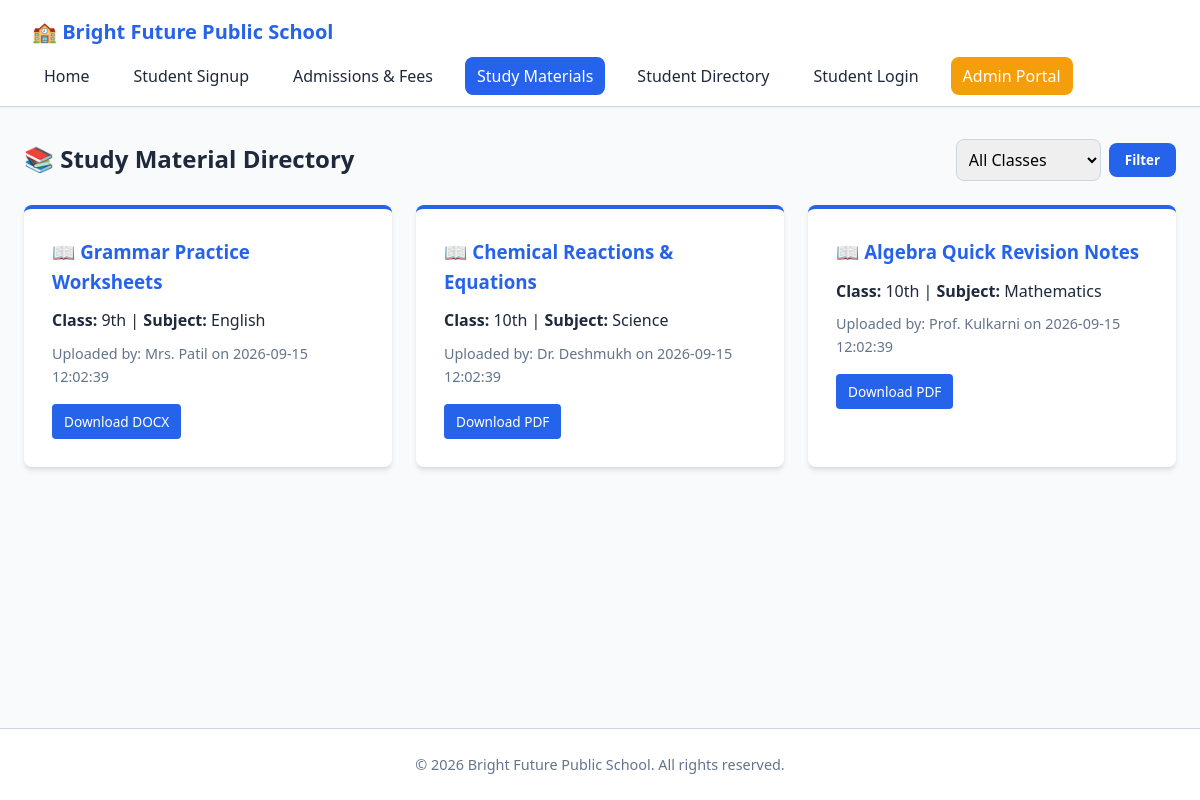
Page /materials.php on the committed database.
### tables this page shows
CREATE TABLE IF NOT EXISTS study_materials (
    id INT AUTO_INCREMENT PRIMARY KEY,
    title VARCHAR(150) NOT NULL,
    class_name VARCHAR(20) NOT NULL,
    subject VARCHAR(50) NOT NULL,
    file_type VARCHAR(50) NOT NULL,
    file_path VARCHAR(255) NOT NULL,
    uploaded_by VARCHAR(100) NOT NULL,
    created_at TIMESTAMP DEFAULT CURRENT_TIMESTAMP
);

### materials.php (the view, shortened to what this page needs)
<?php
require_once 'config.php';
$class_filter = trim($_GET['class_name'] ?? '');
$allowed_classes = ['6th', '7th', '8th', '9th', '10th'];
if (!empty($class_filter) && in_array($class_filter, $allowed_classes, true)) {
    $stmt = mysqli_prepare($conn, "SELECT * FROM study_materials WHERE class_name = ? ORDER BY id DESC");
    mysqli_stmt_bind_param($stmt, "s", $class_filter);
    mysqli_stmt_execute($stmt);
    $result = mysqli_stmt_get_result($stmt);
    mysqli_stmt_close($stmt);
} else {
    $result = mysqli_query($conn, "SELECT * FROM study_materials ORDER BY id DESC");
}
?>
<!DOCTYPE html>
<html lang="en">
<head>
    <link rel="stylesheet" href="style.css">
</head>
<body>
    <header>
        <div class="nav-container">
            <div class="logo">🏫 Bright Future Public School</div>
            <nav>
                <ul>
                    <li><a href="index.php">Home</a></li>
                    <li><a href="register.php">Student Signup</a></li>
                    <li><a href="admission.php">Admissions & Fees</a></li>
                    <li><a href="materials.php" class="active">Study Materials</a></li>
                    <li><a href="search.php">Student Directory</a></li>
                    <li><a href="student_login.php">Student Login</a></li>
                    <li><a href="admin_login.php" style="background: var(--accent-color); color: white;">Admin Portal</a></li>
                </ul>
            </nav>
        </div>
    </header>
    <div class="container">
        <div style="display: flex; justify-content: space-between; align-items: center; margin-bottom: 1.5rem; flex-wrap: wrap; gap: 1rem;">
            <h2>📚 Study Material Directory</h2>
            <form action="materials.php" method="GET" style="display: flex; gap: 0.5rem; align-items: center;">
                <select name="class_name" style="padding: 0.5rem; border-radius: var(--radius); border: 1px solid var(--border-color);">
                    <option value="">All Classes</option>
                </select>
                <button type="submit" class="btn" style="padding: 0.5rem 1rem;">Filter</button>
            </form>
        </div>
        <div class="features-grid">
            <?php if ($result && mysqli_num_rows($result) > 0): ?>
                <?php while($row = mysqli_fetch_assoc($result)): ?>
                    <div class="card">
                        <h3>📖 <?php echo htmlspecialchars($row['title']); ?></h3>
                        <p style="margin-bottom: 0.5rem;"><strong>Class:</strong> <?php echo htmlspecialchars($row['class_name']); ?> | <strong>Subject:</strong> <?php echo htmlspecialchars($row['subject']); ?></p>
                        <p style="color: var(--text-light); font-size: 0.9rem; margin-bottom: 1rem;">Uploaded by: <?php echo htmlspecialchars($row['uploaded_by']); ?> on <?php echo htmlspecialchars($row['created_at']); ?></p>
                        <a href="#" class="btn-sm btn" onclick="alert('Downloading study material document...'); return false;">Download <?php echo htmlspecialchars($row['file_type']); ?></a>
                    </div>
                <?php endwhile; ?>
            <?php else: ?>
                <p style="grid-column: 1 / -1; text-align: center; color: var(--text-light); padding: 3rem;">No study materials found for this selection.</p>
            <?php endif; ?>
        </div>
    </div>
    <footer>
        <p>&copy; <?php echo date('Y'); ?> Bright Future Public School. All rights reserved.</p>
    </footer>
</body>
</html>

### style.css (style rules this page uses)
:root { --primary-color: #2563eb; --primary-dark: #1d4ed8; --accent-color: #f59e0b; --success-color: #10b981; --danger-color: #ef4444; --bg-color: #f8fafc; --card-bg: #ffffff; --text-main: #1e293b; --text-light: #64748b; --border-color: #cbd5e1; --radius: 8px; --shadow: 0 4px 6px -1px rgba(0, 0, 0, 0.1), 0 2px 4px -1px rgba(0, 0, 0, 0.06); }
* { box-sizing: border-box; margin: 0; padding: 0; font-family: 'Segoe UI', Tahoma, Geneva, Verdana, sans-serif; }
body { background-color: var(--bg-color); color: var(--text-main); line-height: 1.6; display: flex; flex-direction: column; min-height: 100vh; }
header { background: #ffffff; border-bottom: 1px solid var(--border-color); box-shadow: 0 1px 3px rgba(0,0,0,0.05); position: sticky; top: 0; z-index: 1000; }
.nav-container { max-width: 1200px; margin: 0 auto; padding: 1rem 2rem; display: flex; justify-content: space-between; align-items: center; flex-wrap: wrap; gap: 1rem; }
.logo { font-size: 1.25rem; font-weight: 700; color: var(--primary-color); display: flex; align-items: center; gap: 0.5rem; }
nav ul { list-style: none; display: flex; gap: 1.25rem; flex-wrap: wrap; align-items: center; }
nav a { text-decoration: none; color: var(--text-main); font-weight: 500; padding: 0.5rem 0.75rem; border-radius: var(--radius); transition: all 0.2s ease; }
nav a:hover, nav a.active { background-color: var(--primary-color); color: #ffffff; }
.container { max-width: 1200px; margin: 2rem auto; padding: 0 1.5rem; flex: 1; width: 100%; }
.features-grid { display: grid; grid-template-columns: repeat(auto-fit, minmax(280px, 1fr)); gap: 1.5rem; margin-bottom: 2.5rem; }
.card { background: var(--card-bg); padding: 1.75rem; border-radius: var(--radius); box-shadow: var(--shadow); border-top: 4px solid var(--primary-color); transition: transform 0.2s; }
.card h3 { margin-bottom: 0.75rem; color: var(--primary-color); }
input, select, textarea { padding: 0.75rem; border: 1px solid var(--border-color); border-radius: var(--radius); font-size: 1rem; outline: none; transition: border-color 0.2s; width: 100%; }
.btn { display: inline-block; background-color: var(--primary-color); color: white; padding: 0.75rem 1.5rem; border: none; border-radius: var(--radius); font-weight: 600; cursor: pointer; text-decoration: none; text-align: center; transition: background-color 0.2s; }
.btn-sm { padding: 0.4rem 0.75rem; font-size: 0.85rem; border-radius: 4px; text-decoration: none; font-weight: 500; }
footer { text-align: center; padding: 1.5rem; background: #ffffff; border-top: 1px solid var(--border-color); color: var(--text-light); font-size: 0.9rem; margin-top: auto; }

### rows in the picture
study_materials: title "Grammar Practice Worksheets", class_name "9th", subject "English", uploaded_by "Mrs. Patil", created_at "2026-09-15 12:02:39", file_type "DOCX"
study_materials: title "Chemical Reactions & Equations", class_name "10th", subject "Science", uploaded_by "Dr. Deshmukh", created_at "2026-09-15 12:02:39", file_type "PDF"
study_materials: title "Algebra Quick Revision Notes", class_name "10th", subject "Mathematics", uploaded_by "Prof. Kulkarni", created_at "2026-09-15 12:02:39", file_type "PDF"
